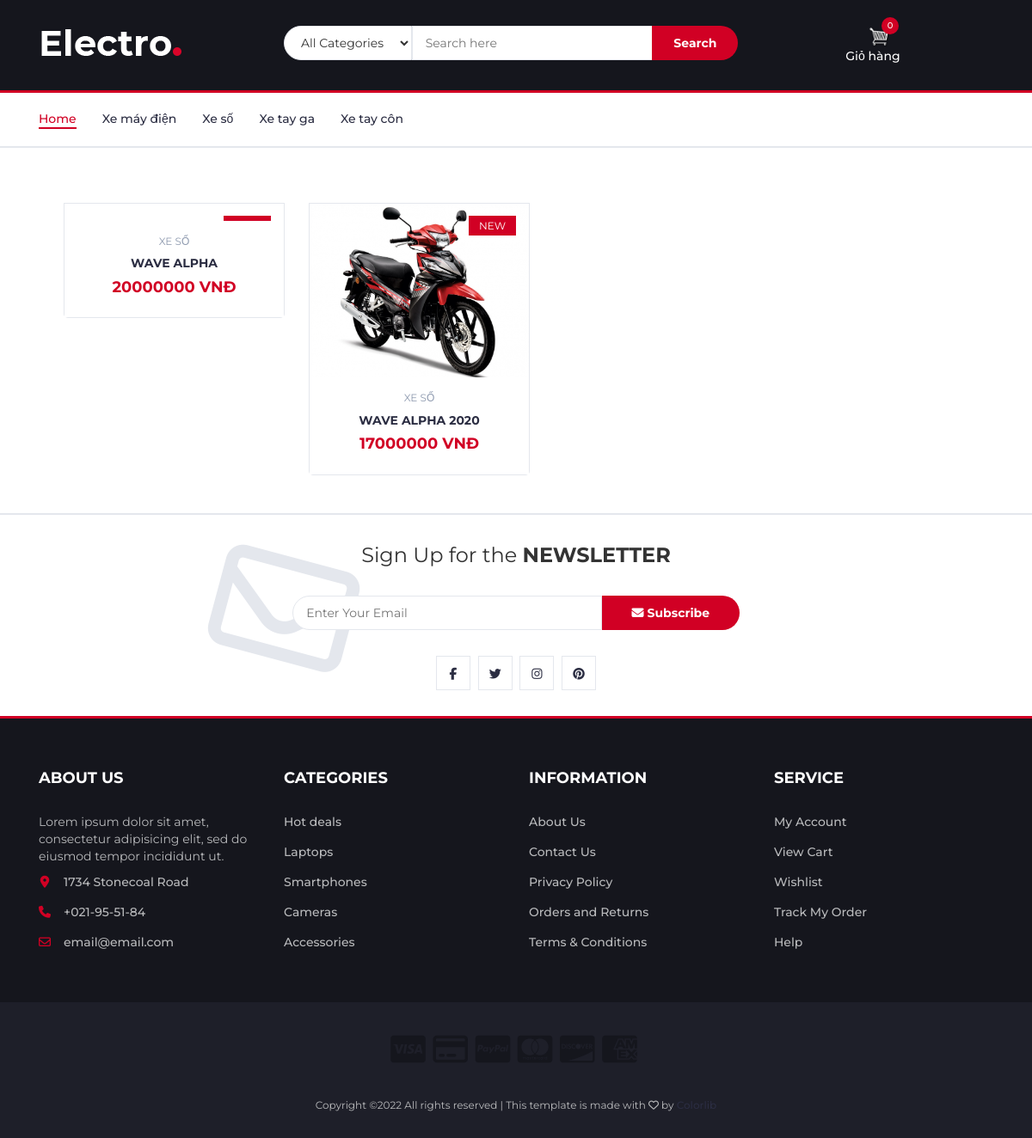
/listcategory/xe-s/, run on the app's committed database.
### store/models.py (models this page shows, shortened)
class Category(models.Model):
    title = models.CharField(max_length=200)
    slug = models.SlugField(unique=True)
    def __str__(self):
        return self.title
    def get_absolute_url(self):
        return reverse('store:category_list', args=[self.slug])

class Product(models.Model):
        category = models.ForeignKey(Category, on_delete=models.CASCADE)
        name = models.CharField(max_length=200,null=True)
        slug = models.SlugField(unique=True,null=True)
        price = models.DecimalField(max_digits=9, decimal_places=0)
        image = models.ImageField(null=True, blank=True)
        digital = models.BooleanField(default=False, null=True, blank=False)
        @property
        def imageURL(self):
            try:
                url = self.image.url
            except:
                url = ''
            return url

### store/views.py (the view)
# urls.py: path('listcategory/<slug:category_slug>/',views.category_list,name="category_list"),
def category_list(request, category_slug):
    data = cartData(request)
    cartItems = data['cartItems']
    categorys = Category.objects.all()
    category = get_object_or_404(Category, slug=category_slug)
    products = Product.objects.filter(category=category)
    context = {'category': category, 'products': products, 'categorys': categorys, 'cartItems': cartItems}
    return render(request, 'store/category.html', context)

### store/utils.py (called while the page is built, shortened)
def cookieCart(request):
    try:
        cart = json.loads(request.COOKIES['cart'])
    except:
        cart = {}
    print('Cart:', cart)
    items = []
    order = {'get_cart_total': 0, 'get_cart_items': 0, 'shipping': False}
    cartItems = order['get_cart_items']
    return {'cartItems':cartItems,'order':order,'items':items}

def cartData(request):
    if request.user.is_authenticated:
        customer = request.user.customer
        order, created = Order.objects.get_or_create(customer=customer, complete=False)
        items = order.orderitem_set.all()
        cartItems = order.get_cart_items
    else:
        cookieData = cookieCart(request)
        cartItems = cookieData['cartItems']
        order = cookieData['order']
        items = cookieData['items']
    return {'cartItems':cartItems,'order':order,'items':items}

### store/templates/store/category.html (shortened to what this page needs)
{% extends 'store/main.html' %}
{% load static %}
{% block content %}
<div class="container" style="margin-top:50px">
<div class="container">
     <div class="row">
		 {% for product in products %}
		<div class="col-lg-3">
			<div class="product">
				<div class="product-img">
					<img src="{{product.imageURL}}" alt="">
					<div class="product-label">
						<span class="new">NEW</span>
					</div>
				</div>
				<div class="product-body">
					<p class="product-category">{{product.category}}</p>
					<h3 class="product-name"><a href="#">{{product.name}}</a></h3>
					<h4 class="product-price">{{product.price}} VNĐ</h4>
				</div>
				<div class="add-to-cart">
					<button data-product={{product.id}} data-action="add" class="add-to-cart-btn update-cart"> thêm vào giỏ hàng</button>
				</div>
			</div>
		</div>
{% endfor %}
	</div>
</div>
</div>
{% endblock content %}

### store/templates/store/main.html (shortened to what this page needs)
<!DOCTYPE html>
{% load static %}
<html lang="en">
	<head>
        <link rel="stylesheet" href="https://stackpath.bootstrapcdn.com/bootstrap/4.4.1/css/bootstrap.min.css">
          <link rel="stylesheet" type="text/css" href="{% static 'css/main.css' %}">
 		<link type="text/css" rel="stylesheet" href="{% static 'css/bootstrap.min.css' %}"/>
 		<link type="text/css" rel="stylesheet" href="{% static 'css/slick.css' %}"/>
		<link type="text/css" rel="stylesheet" href="{% static 'css/slick-theme.css' %}"/>
		<link type="text/css" rel="stylesheet" href="{% static 'css/nouislider.min.css' %}"/>
 		<link rel="stylesheet" href="{% static 'css/font-awesome.min.css' %}">
 	    <link rel="stylesheet" type="text/css" href="{% static 'css/style.css' %}">
    </head>
	<body>
		<header>
			<div id="header">
				<div class="container">
					<div class="row">
						<div class="col-md-3">
							<div class="header-logo">
								<a href="{% url 'store:store' %}" class="logo">
									<img src="{% static 'image/logo.png' %}" alt="">
								</a>
							</div>
						</div>
						<div class="col-md-6">
							<div class="header-search">
								<form>
									<select class="input-select">
										<option value="0">All Categories</option>
									</select>
									<input class="input" placeholder="Search here">
									<button class="search-btn">Search</button>
								</form>
							</div>
						</div>
						<div class="col-md-2 clearfix">
							<div class="header-ctn">
								<div class="dropdown">
									<a href="{% url 'store:cart' %}">
    		                           <img  id="cart-icon" src="{% static 'image/cart.png' %}">
										<div class="qty">{{cartItems}}</div>
										<header>Giỏ hàng</header>
									</a>
								</div>
							</div>
						</div>
					</div>
				</div>
			</div>
		</header>
		<nav id="navigation" class="navbar-expand-sm">
			<div class="container">
				<div id="responsive-nav">
					<ul class="main-nav nav navbar-nav">
						<li class="active"><a href="{% url 'store:store' %}">Home</a></li>
						{% for category in categorys %}
						<li><a href="{{category.get_absolute_url}}">{{category.title}}</a></li>
						{% endfor %}
					</ul>
				</div>
			</div>
		</nav>
        <div class="container">
                {% block content %}
                 {% endblock content %}
		</div>
		<div id="newsletter" class="section">
			<div class="container">
				<div class="row">
					<div class="col-md-12">
						<div class="newsletter">
							<p>Sign Up for the <strong>NEWSLETTER</strong></p>
							<form>
								<input class="input" type="email" placeholder="Enter Your Email">
								<button class="newsletter-btn"><i class="fa fa-envelope"></i> Subscribe</button>
							</form>
							<ul class="newsletter-follow">
								<li>
									<a href="#"><i class="fa fa-facebook"></i></a>
								</li>
								<li>
									<a href="#"><i class="fa fa-twitter"></i></a>
								</li>
								<li>
									<a href="#"><i class="fa fa-instagram"></i></a>
								</li>
								<li>
									<a href="#"><i class="fa fa-pinterest"></i></a>
								</li>
							</ul>
						</div>
					</div>
				</div>
			</div>
		</div>
		<footer id="footer">
			<div class="section">
				<div class="container">
					<div class="row">
						<div class="col-md-3 col-xs-6">
							<div class="footer">
								<h3 class="footer-title">About Us</h3>
								<p>Lorem ipsum dolor sit amet, consectetur adipisicing elit, sed do eiusmod tempor incididunt ut.</p>
								<ul class="footer-links">
									<li><a href="#"><i class="fa fa-map-marker"></i>1734 Stonecoal Road</a></li>
									<li><a href="#"><i class="fa fa-phone"></i>+021-95-51-84</a></li>
									<li><a href="#"><i class="fa fa-envelope-o"></i>email@email.com</a></li>
								</ul>
							</div>
						</div>
						<div class="col-md-3 col-xs-6">
							<div class="footer">
								<h3 class="footer-title">Categories</h3>
								<ul class="footer-links">
									<li><a href="#">Hot deals</a></li>
									<li><a href="#">Laptops</a></li>
									<li><a href="#">Smartphones</a></li>
									<li><a href="#">Cameras</a></li>
									<li><a href="#">Accessories</a></li>
								</ul>
							</div>
						</div>
						<div class="col-md-3 col-xs-6">
							<div class="footer">
								<h3 class="footer-title">Information</h3>
								<ul class="footer-links">
									<li><a href="#">About Us</a></li>
									<li><a href="#">Contact Us</a></li>
									<li><a href="#">Privacy Policy</a></li>
									<li><a href="#">Orders and Returns</a></li>
									<li><a href="#">Terms & Conditions</a></li>
								</ul>
							</div>
						</div>
						<div class="col-md-3 col-xs-6">
							<div class="footer">
								<h3 class="footer-title">Service</h3>
								<ul class="footer-links">
									<li><a href="#">My Account</a></li>
									<li><a href="#">View Cart</a></li>
									<li><a href="#">Wishlist</a></li>
									<li><a href="#">Track My Order</a></li>
									<li><a href="#">Help</a></li>
								</ul>
							</div>
						</div>
					</div>
				</div>
			</div>
			<div id="bottom-footer" class="section">
				<div class="container">
					<div class="row">
						<div class="col-md-12 text-center">
							<ul class="footer-payments">
								<li><a href="#"><i class="fa fa-cc-visa"></i></a></li>
								<li><a href="#"><i class="fa fa-credit-card"></i></a></li>
								<li><a href="#"><i class="fa fa-cc-paypal"></i></a></li>
								<li><a href="#"><i class="fa fa-cc-mastercard"></i></a></li>
								<li><a href="#"><i class="fa fa-cc-discover"></i></a></li>
								<li><a href="#"><i class="fa fa-cc-amex"></i></a></li>
							</ul>
							<span class="copyright">
								Copyright &copy;<script>document.write(new Date().getFullYear());</script> All rights reserved | This template is made with <i class="fa fa-heart-o" aria-hidden="true"></i> by <a href="https://colorlib.com" target="_blank">Colorlib</a>
							</span>
						</div>
					</div>
				</div>
			</div>
		</footer>
	</body>
</html>

### static/css/main.css (style rules this page uses)
body { background-color: hsl(0, 0%, 98%); }
h1,h2,h3,h4,h5,h6 { color:hsl(0, 0%, 30%); }
.product { border-radius: 0 0 4px 4px; }
#cart-icon { width:25px; display: inline-block; margin-left: 15px; }

### data on the page
Category: title "Xe máy điện"
Category: title "Xe số"
Category: title "Xe tay ga"
Category: title "Xe tay côn"
Product: category "XE SỐ", name "WAVE ALPHA", price "20000000"
Product: imageURL (picture), category "XE SỐ", name "WAVE ALPHA 2020", price "17000000"

### other printed values
{{ cartItems }} "0"
